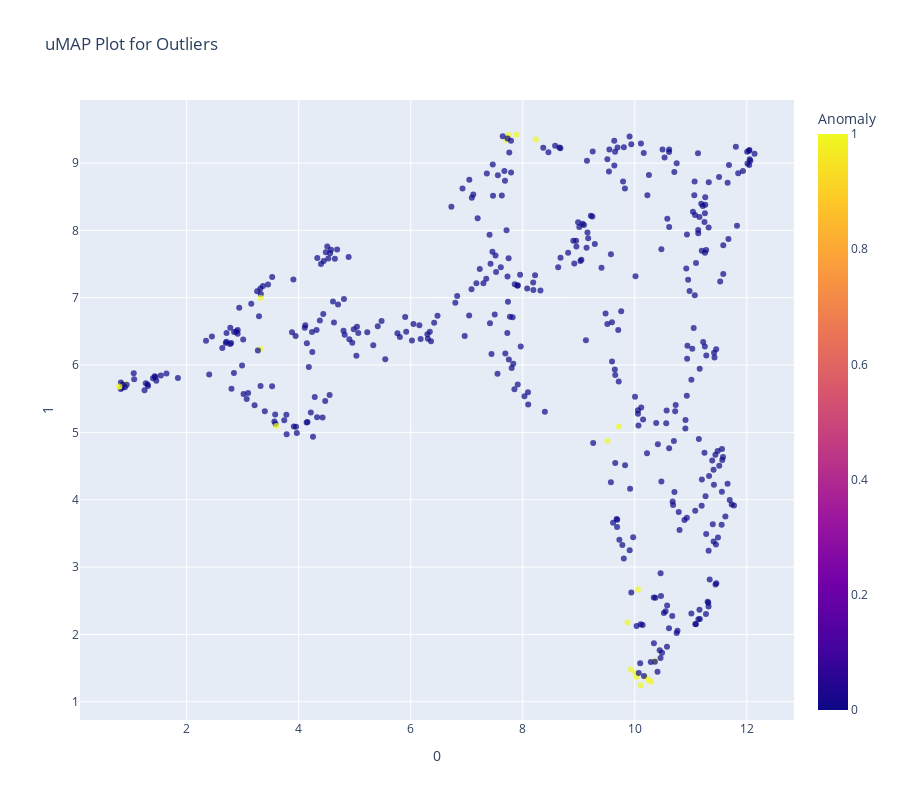

This figure's notebook cell:
### Code cell
plot_model(model, 'umap')

### Figure 1 — Plotly figure (JSON) as saved in the notebook; plotly's stock layout.template omitted (floating-point values rounded to 4 significant figures; data arrays with more than 128 entries replaced by an {"elided": "..."} marker saying what was removed)
{"data": [{"customdata": {"elided": "440x1 int values"}, "hovertemplate": "0=%{x}<br>1=%{y}<br>Feature=%{customdata[0]}<br>Anomaly=%{marker.color}<extra></extra>", "legendgroup": "", "marker": {"color": {"elided": "440 int values"}, "coloraxis": "coloraxis", "opacity": 0.7, "symbol": "circle"}, "mode": "markers", "name": "", "orientation": "v", "showlegend": false, "type": "scatter", "x": {"elided": "440 float values"}, "xaxis": "x", "y": {"elided": "440 float values"}, "yaxis": "y"}], "layout": {"coloraxis": {"colorbar": {"title": {"text": "Anomaly"}}, "colorscale": [[0, "#0d0887"], [0.1111, "#46039f"], [0.2222, "#7201a8"], [0.3333, "#9c179e"], [0.4444, "#bd3786"], [0.5556, "#d8576b"], [0.6667, "#ed7953"], [0.7778, "#fb9f3a"], [0.8889, "#fdca26"], [1, "#f0f921"]]}, "height": 800, "legend": {"tracegroupgap": 0}, "title": {"text": "uMAP Plot for Outliers"}, "width": 900, "xaxis": {"anchor": "y", "autorange": true, "domain": [0, 1], "range": [0.09624, 12.84], "title": {"text": "0"}, "type": "linear"}, "yaxis": {"anchor": "x", "autorange": true, "domain": [0, 1], "range": [0.7286, 9.936], "title": {"text": "1"}, "type": "linear"}}}
